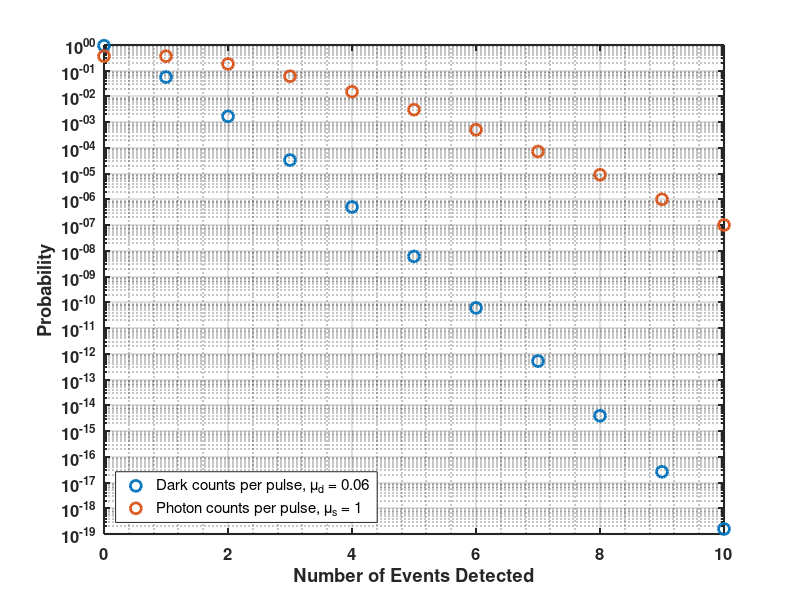

Here is the MATLAB script that generated this plot:
close all;
clear global;

data=10; %Number of photons
data2=data+1;


pn = linspace(0, data, data2);
n = 0.06;               % Dark counts per pulse
P = (n.^pn) .* exp(-n) ./ gamma(pn + 1);
n2 = 1;                 % Mean photon number per pulse
P2 = (n2.^pn) .* exp(-n2) ./ gamma(pn + 1);

figure('Name', 'Event Probability Distribution');

% Plot Poisson Distributions
h1 = semilogy(pn, P, 'o', 'LineWidth', 2, 'MarkerSize', 8);
hold on;
h2 = semilogy(pn, P2, 'o', 'LineWidth', 2, 'MarkerSize', 8);
xlabel('Number of Events Detected', 'FontWeight', 'bold', 'FontSize', 12);
ylabel('Probability', 'FontWeight', 'bold', 'FontSize', 12);
set(gca, 'FontSize', 12, 'FontWeight', 'bold', 'LineWidth', 1.5);
grid on; grid minor;
legend([h1, h2], {['Dark counts per pulse, \mu_{d} = ' num2str(n)], ['Photon counts per pulse, \mu_{s} = ' num2str(n2)]}, 'FontSize', 11, 'Location', 'southwest');

empty=P(1)*P2(1)*100;
fprintf('No detection:%.3f%%\n', empty);

productArray2 = [];
%Probability of Higher count on detection
for i = 2:length(P2)
    for j = 1:(i-1)    
        product = P2(i) * P(j);
        productArray2 = [productArray2, product];  
    end
end
fprintf('Correct state detection:%.3f%%\n', sum(productArray2)*100);

productArray = [];
%Probability of Higher count on noise
for i = 2:length(P)
    for j = 1:(i-1)    
        product = P(i) * P2(j);
        productArray = [productArray, product];  
    end
end
fprintf('Wrong state detection:%.3f%%\n', sum(productArray)*100);

productArray3 = [];
%Probability of same counts on both detectors
for i = 2:length(P2)
        product = P2(i) * P(i);
        productArray3 = [productArray3, product]; 
end
fprintf('Same photon ratio:%.3f%%\n', sum(productArray3)*100);

Total=sum(productArray)*100+sum(productArray2)*100+sum(productArray3)*100+empty;
fprintf('Total:%.3f%%\n\n', Total);

MinQBER=100*(sum(productArray)*100)/(sum(productArray2)*100+sum(productArray)*100);
fprintf('Minimum QBER:%.3f%%\n\n', MinQBER);




